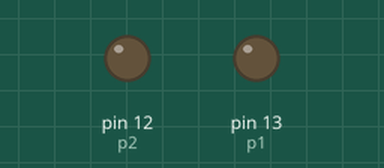
Bench run of a sketch on a simulated Arduino Uno, built with avr-gcc and run on an emulated ATmega328P. Shown: output pins drawn as LEDs (lit = HIGH). The local clock reads 2024-03-15 10:24:30 at power-on unless the sketch sets it; what the sketch prints to the serial monitor is not drawn.

Above: at 1.2 s.
At 3.4 s:
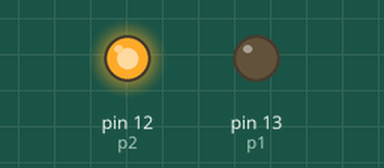
At 5.4 s:
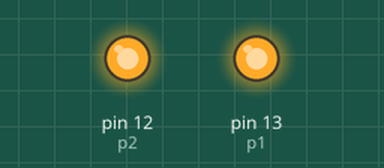
Timing chart, 0 to 8.0 s (numbered marks = the images above):
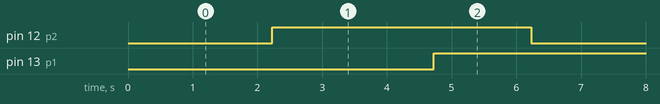

The sketch:

ReadClock.ino
```cpp
#include <Wire.h>
#include <TimeLib.h>
#include <DS1307RTC.h>

int p1 = 13;
int p2 = 12;

void setup() {
  Serial.begin(9600);
  while (!Serial) ; // wait for serial
  delay(200);
  Serial.println("DS1307RTC Read Test");
  Serial.println("-------------------");

  pinMode(p2, OUTPUT);
  pinMode(p1, OUTPUT);
}

void loop() {
  tmElements_t tm;

  if (RTC.read(tm)) {
    Serial.print("Ok, Time = ");
    print2digits(tm.Hour);
    Serial.write(':');
    print2digits(tm.Minute);
    Serial.write(':');
    print2digits(tm.Second);
    Serial.print(", Date (D/M/Y) = ");
    Serial.print(tm.Day);
    Serial.write('/');
    Serial.print(tm.Month);
    Serial.write('/');
    Serial.print(tmYearToCalendar(tm.Year));
    Serial.println();

    digitalWrite(p2, LOW);
    delay(2000);
    digitalWrite(p2, HIGH);
    delay(500);
    digitalWrite(p1, LOW);
    delay(2000);
    digitalWrite(p1, HIGH);
    delay(500);


  } else {
    if (RTC.chipPresent()) {
      Serial.println("The DS1307 is stopped.  Please run the SetTime");
      Serial.println("example to initialize the time and begin running.");
      Serial.println();
    } else {
      Serial.println("DS1307 read error!  Please check the circuitry.");
      Serial.println();
    }
    delay(9000);
  }
  delay(1000);
}

void print2digits(int number) {
  if (number >= 0 && number < 10) {
    Serial.write('0');
  }
  Serial.print(number);
}
```

Measured:
- by itself, pin 12 (p2), pin 13 (p1): alternates HIGH for 4.0 s and LOW for 2.0 s
- by itself, everything shown: repeats every 18.0 s, in 12 steps
